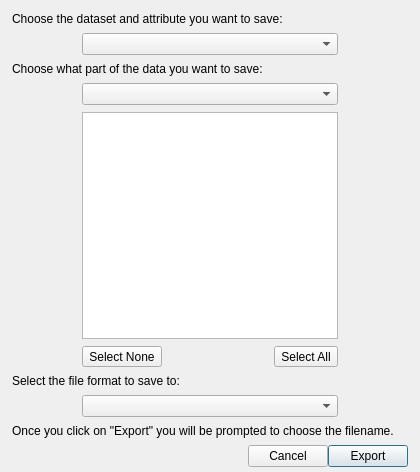
<?xml version="1.0" encoding="UTF-8"?>
<ui version="4.0">
 <class>Dialog</class>
 <widget class="QDialog" name="Dialog">
  <property name="geometry">
   <rect>
    <x>0</x>
    <y>0</y>
    <width>420</width>
    <height>472</height>
   </rect>
  </property>
  <property name="sizePolicy">
   <sizepolicy hsizetype="Preferred" vsizetype="Minimum">
    <horstretch>0</horstretch>
    <verstretch>0</verstretch>
   </sizepolicy>
  </property>
  <property name="windowTitle">
   <string>Dialog</string>
  </property>
  <layout class="QGridLayout" name="gridLayout">
   <property name="leftMargin">
    <number>12</number>
   </property>
   <property name="topMargin">
    <number>12</number>
   </property>
   <property name="rightMargin">
    <number>12</number>
   </property>
   <property name="bottomMargin">
    <number>5</number>
   </property>
   <property name="verticalSpacing">
    <number>7</number>
   </property>
   <item row="6" column="2">
    <spacer name="horizontalSpacer_4">
     <property name="orientation">
      <enum>Qt::Horizontal</enum>
     </property>
     <property name="sizeHint" stdset="0">
      <size>
       <width>40</width>
       <height>20</height>
      </size>
     </property>
    </spacer>
   </item>
   <item row="7" column="0" colspan="5">
    <widget class="QLabel" name="label_2">
     <property name="text">
      <string>Select the file format to save to:</string>
     </property>
    </widget>
   </item>
   <item row="3" column="1" colspan="3">
    <widget class="QComboBox" name="combosel_subset"/>
   </item>
   <item row="1" column="1" colspan="3">
    <widget class="QComboBox" name="combosel_data"/>
   </item>
   <item row="8" column="1" colspan="3">
    <widget class="QComboBox" name="combosel_exporter"/>
   </item>
   <item row="1" column="0">
    <spacer name="horizontalSpacer_2">
     <property name="orientation">
      <enum>Qt::Horizontal</enum>
     </property>
     <property name="sizeHint" stdset="0">
      <size>
       <width>40</width>
       <height>20</height>
      </size>
     </property>
    </spacer>
   </item>
   <item row="5" column="1" colspan="3">
    <widget class="QListWidget" name="list_component">
     <property name="alternatingRowColors">
      <bool>false</bool>
     </property>
    </widget>
   </item>
   <item row="6" column="3">
    <widget class="QToolButton" name="button_select_all">
     <property name="text">
      <string>Select All</string>
     </property>
    </widget>
   </item>
   <item row="2" column="0" colspan="5">
    <widget class="QLabel" name="label_3">
     <property name="text">
      <string>Choose what part of the data you want to save:</string>
     </property>
    </widget>
   </item>
   <item row="10" column="0" colspan="5">
    <layout class="QHBoxLayout" name="horizontalLayout">
     <item>
      <spacer name="horizontalSpacer">
       <property name="orientation">
        <enum>Qt::Horizontal</enum>
       </property>
       <property name="sizeHint" stdset="0">
        <size>
         <width>40</width>
         <height>20</height>
        </size>
       </property>
      </spacer>
     </item>
     <item>
      <widget class="QPushButton" name="button_cancel">
       <property name="text">
        <string>Cancel</string>
       </property>
      </widget>
     </item>
     <item>
      <widget class="QPushButton" name="button_ok">
       <property name="text">
        <string>Export</string>
       </property>
       <property name="default">
        <bool>true</bool>
       </property>
      </widget>
     </item>
    </layout>
   </item>
   <item row="6" column="1">
    <widget class="QToolButton" name="button_select_none">
     <property name="text">
      <string>Select None</string>
     </property>
    </widget>
   </item>
   <item row="1" column="4">
    <spacer name="horizontalSpacer_3">
     <property name="orientation">
      <enum>Qt::Horizontal</enum>
     </property>
     <property name="sizeHint" stdset="0">
      <size>
       <width>40</width>
       <height>20</height>
      </size>
     </property>
    </spacer>
   </item>
   <item row="0" column="0" colspan="5">
    <widget class="QLabel" name="label">
     <property name="text">
      <string>Choose the dataset and attribute you want to save:</string>
     </property>
    </widget>
   </item>
   <item row="9" column="0" colspan="5">
    <widget class="QLabel" name="label_4">
     <property name="text">
      <string>Once you click on &quot;Export&quot; you will be prompted to choose the filename.</string>
     </property>
     <property name="wordWrap">
      <bool>true</bool>
     </property>
    </widget>
   </item>
  </layout>
 </widget>
 <resources/>
 <connections/>
</ui>
